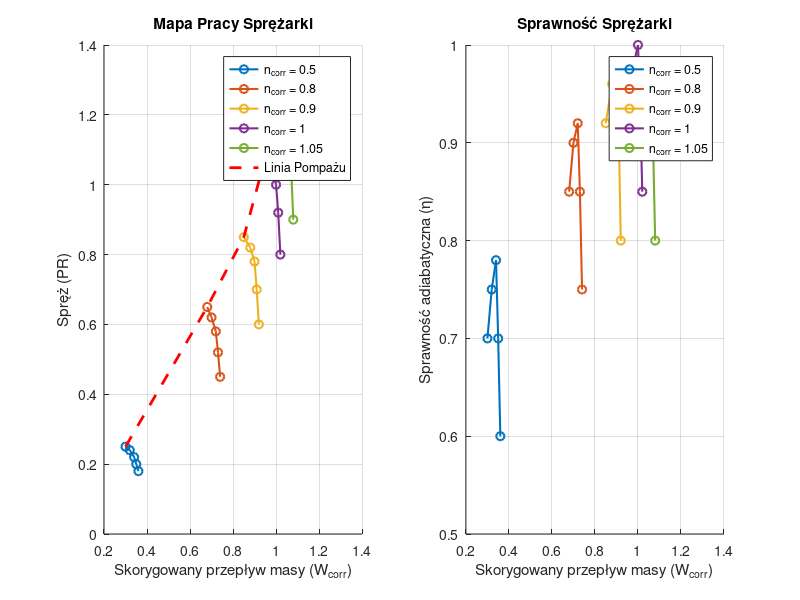
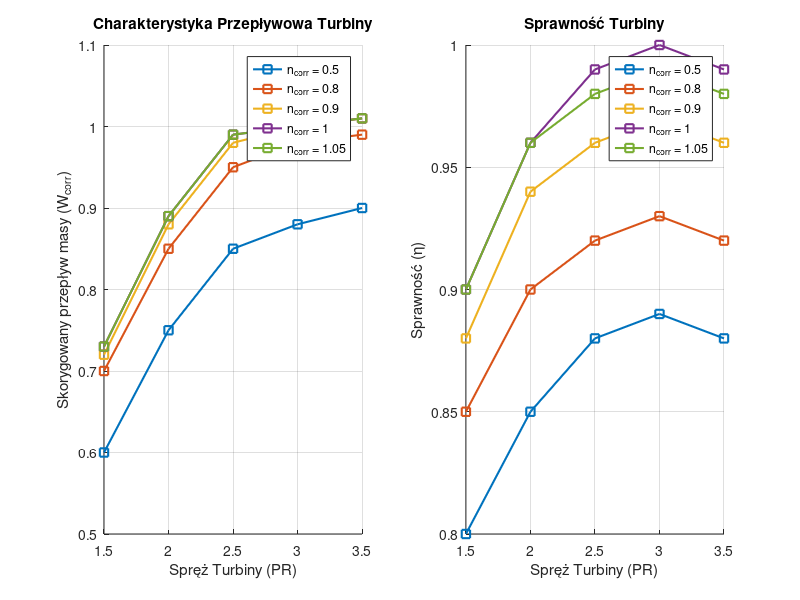
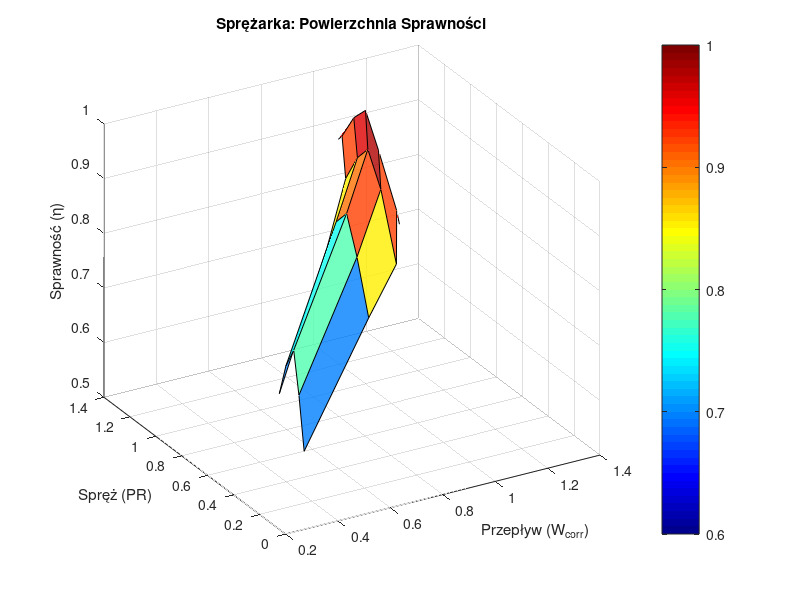
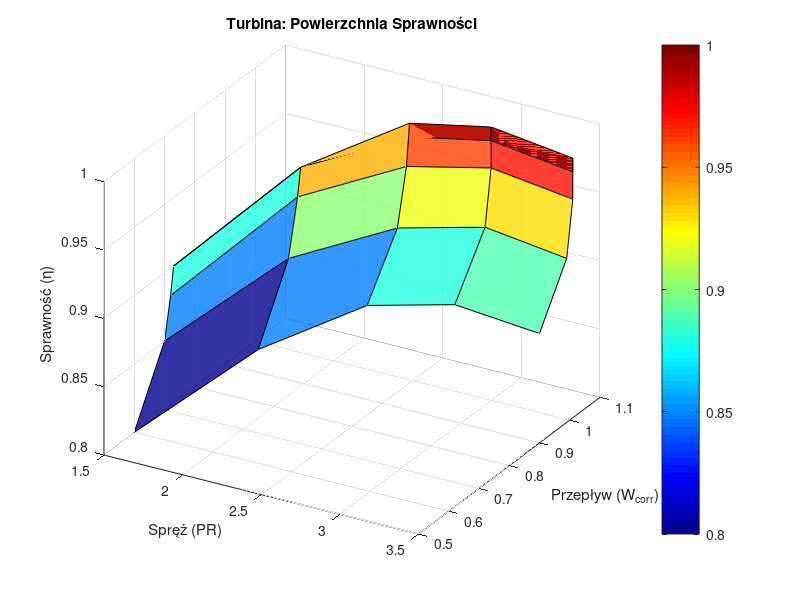

These charts were generated, in order, by the following MATLAB code:
% --- DANE MAPY SPRĘŻARKI (ZNORMALIZOWANE) ---
% Wektory wejściowe (indeksy tabeli)
C_Nc_vec = [0.5, 0.8, 0.9, 1.0, 1.05]; % Skorygowana prędkość obrotowa (n / sqrt(T))
C_Beta_vec = [0, 0.25, 0.5, 0.75, 1.0]; % Współrzędna pomocnicza (0=pompaż, 1=zatkanie/praca jałowa)

% 1. Mapa Sprężu (Pressure Ratio / PR_des)
% Wartości > 1.0 oznaczają, że dla wyższych obrotów spręż rośnie ponad nominalny
C_PR_map = [
    0.25, 0.24, 0.22, 0.20, 0.18;  % n=0.5
    0.65, 0.62, 0.58, 0.52, 0.45;  % n=0.8
    0.85, 0.82, 0.78, 0.70, 0.60;  % n=0.9
    1.10, 1.05, 1.00, 0.92, 0.80;  % n=1.0 (DP przy Beta=0.5)
    1.25, 1.18, 1.12, 1.05, 0.90   % n=1.05
];

% 2. Mapa Przepływu Skorygowanego (W_corr / W_des)
C_Wc_map = [
    0.30, 0.32, 0.34, 0.35, 0.36;
    0.68, 0.70, 0.72, 0.73, 0.74;
    0.85, 0.88, 0.90, 0.91, 0.92;
    0.96, 0.98, 1.00, 1.01, 1.02; % Punkt pracy (1.0, 1.0)
    1.02, 1.04, 1.06, 1.07, 1.08
];

% 3. Mapa Sprawności (Eff / Eff_des)
% Sprawność spada przy oddalaniu się od linii współpracy (Beta ok. 0.5)
C_Eff_map = [
    0.70, 0.75, 0.78, 0.70, 0.60;
    0.85, 0.90, 0.92, 0.85, 0.75;
    0.92, 0.96, 0.98, 0.92, 0.80;
    0.94, 0.98, 1.00, 0.94, 0.85; % Max sprawność w DP
    0.90, 0.94, 0.96, 0.90, 0.80
];

% --- DANE MAPY TURBINY (ZNORMALIZOWANE) ---
T_Nc_vec = [0.5, 0.8, 0.9, 1.0, 1.05];
T_PR_vec = [1.5, 2.0, 2.5, 3.0, 3.5]; % Spręż turbiny (P_in / P_out)

% 1. Mapa Przepływu Skorygowanego Turbiny (W_corr / W_des)
% Zauważ "wypłaszczenie" - efekt zatkania (choking)
T_Wc_map = [
    0.60, 0.75, 0.85, 0.88, 0.90; % n=0.5
    0.70, 0.85, 0.95, 0.98, 0.99;
    0.72, 0.88, 0.98, 1.00, 1.01;
    0.73, 0.89, 0.99, 1.00, 1.01; % n=1.0
    0.73, 0.89, 0.99, 1.00, 1.01
];

% 2. Mapa Sprawności Turbiny (Eff / Eff_des)
% Turbina ma szersze "pole" wysokiej sprawności niż sprężarka
T_Eff_map = [
    0.80, 0.85, 0.88, 0.89, 0.88;
    0.85, 0.90, 0.92, 0.93, 0.92;
    0.88, 0.94, 0.96, 0.97, 0.96;
    0.90, 0.96, 0.99, 1.00, 0.99; % DP
    0.90, 0.96, 0.98, 0.99, 0.98
];

%% --- RYSOWANIE CHARAKTERYSTYK (MATLAB) ---

% Ustawienia ogólne wykresów
set(0, 'DefaultLineLineWidth', 1.5);
set(0, 'DefaultAxesFontSize', 10);
colors = lines(length(C_Nc_vec)); % Generowanie palety kolorów dla linii obrotów

%% 1. WYKRESY 2D - SPRĘŻARKA
figure('Name', 'Charakterystyki Sprężarki (2D)', 'Color', 'w');

% A) Mapa Pracy (Spręż vs Przepływ)
subplot(1, 2, 1); hold on; grid on;
title('Mapa Pracy Sprężarki');
xlabel('Skorygowany przepływ masy (W_{corr})');
ylabel('Spręż (PR)');

% Rysowanie linii stałych obrotów (Speed lines)
for i = 1:length(C_Nc_vec)
    plot(C_Wc_map(i, :), C_PR_map(i, :), '-o', ...
        'Color', colors(i, :), ...
        'DisplayName', ['n_{corr} = ' num2str(C_Nc_vec(i))]);
end

% Rysowanie Linii Pompażu (Surge Line) - punkty dla Beta=0 (pierwsza kolumna)
plot(C_Wc_map(:, 1), C_PR_map(:, 1), '--r', 'LineWidth', 2, 'DisplayName', 'Linia Pompażu');
legend('Location', 'best');

% B) Mapa Sprawności (Sprawność vs Przepływ)
subplot(1, 2, 2); hold on; grid on;
title('Sprawność Sprężarki');
xlabel('Skorygowany przepływ masy (W_{corr})');
ylabel('Sprawność adiabatyczna (\eta)');

for i = 1:length(C_Nc_vec)
    plot(C_Wc_map(i, :), C_Eff_map(i, :), '-o', ...
        'Color', colors(i, :), ...
        'DisplayName', ['n_{corr} = ' num2str(C_Nc_vec(i))]);
end
legend('Location', 'best');

%% 2. WYKRESY 2D - TURBINA
figure('Name', 'Charakterystyki Turbiny (2D)', 'Color', 'w');

% A) Charakterystyka przepływowa (Przepływ vs Spręż)
subplot(1, 2, 1); hold on; grid on;
title('Charakterystyka Przepływowa Turbiny');
xlabel('Spręż Turbiny (PR)');
ylabel('Skorygowany przepływ masy (W_{corr})');

% Oś X dla turbiny jest stała (T_PR_vec), oś Y się zmienia (T_Wc_map)
for i = 1:length(T_Nc_vec)
    plot(T_PR_vec, T_Wc_map(i, :), '-s', ...
        'Color', colors(i, :), ...
        'DisplayName', ['n_{corr} = ' num2str(T_Nc_vec(i))]);
end
legend('Location', 'best');

% B) Sprawność Turbiny (Sprawność vs Spręż)
subplot(1, 2, 2); hold on; grid on;
title('Sprawność Turbiny');
xlabel('Spręż Turbiny (PR)');
ylabel('Sprawność (\eta)');

for i = 1:length(T_Nc_vec)
    plot(T_PR_vec, T_Eff_map(i, :), '-s', ...
        'Color', colors(i, :), ...
        'DisplayName', ['n_{corr} = ' num2str(T_Nc_vec(i))]);
end
legend('Location', 'best');

%% 3. WIZUALIZACJA 3D (POWIERZCHNIE)
figure('Name', 'Mapy 3D Sprawności spręzarki', 'Color', 'w');

% Używamy surf do wyrysowania powierzchni
surf(C_Wc_map, C_PR_map, C_Eff_map, 'FaceAlpha', 0.8);
title('Sprężarka: Powierzchnia Sprawności');
xlabel('Przepływ (W_{corr})');
ylabel('Spręż (PR)');
zlabel('Sprawność (\eta)');
colormap(jet); colorbar;
view(-30, 30); % Ustawienie kąta kamery
grid on;

figure('Name', 'Mapy 3D Sprawności spręzarki', 'Color', 'w');
% B) Powierzchnia Sprawności Turbiny
% Dla turbiny musimy stworzyć siatkę dla osi X (PR), bo T_PR_vec to wektor
[T_PR_grid, T_Nc_grid] = meshgrid(T_PR_vec, T_Nc_vec);

% Rysujemy: Oś X=PR, Oś Y=Przepływ, Oś Z=Sprawność
surf(T_PR_grid, T_Wc_map, T_Eff_map, 'FaceAlpha', 0.8);
title('Turbina: Powierzchnia Sprawności');
xlabel('Spręż (PR)');
ylabel('Przepływ (W_{corr})');
zlabel('Sprawność (\eta)');
colormap(jet); colorbar;
view(30, 30);
grid on;
